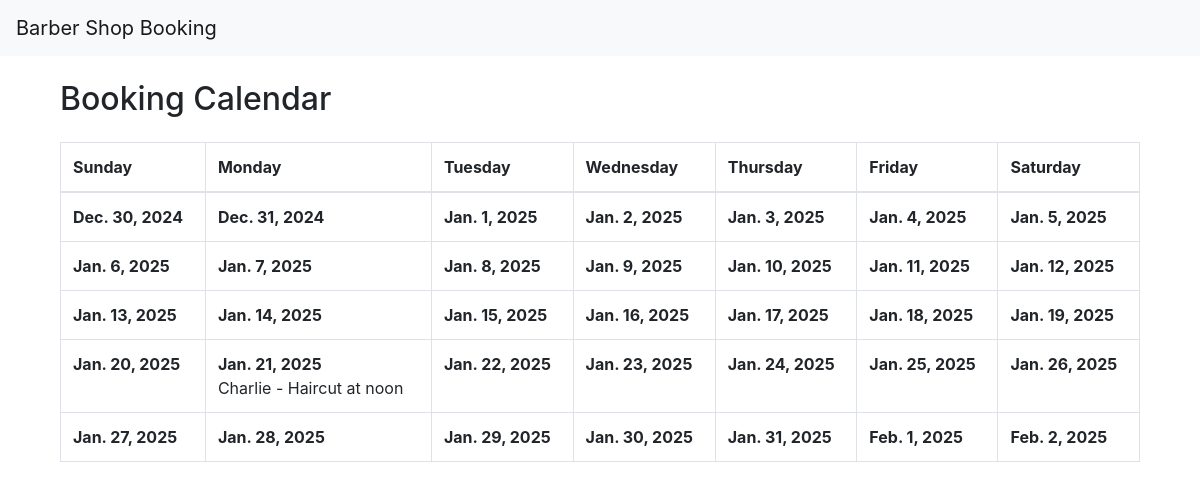
Screenshot of /calendar/ with the database file from the repository.
### bookings/models.py (models this page shows, shortened)
class Booking(models.Model):
    customer_name = models.CharField(max_length=100)
    barber = models.ForeignKey(Barber, on_delete=models.CASCADE)
    service = models.ForeignKey(Service, on_delete=models.CASCADE)
    date = models.DateField()
    time = models.TimeField()

class Service(models.Model):
    name = models.CharField(max_length=100)
    duration = models.DurationField(help_text="Duration of the service (e.g., 00:30:00 for 30 minutes)")
    price = models.DecimalField(max_digits=6, decimal_places=2)

### bookings/views.py (the view)
# urls.py: path('calendar/', views.booking_calendar, name='booking_calendar'),
def booking_calendar(request):
    today = date.today()
    month_calendar = calendar.Calendar().monthdatescalendar(today.year, today.month)
    calendar_data = []
    for week in month_calendar:
        week_data = []
        for day in week:
            day_bookings = Booking.objects.filter(date=day)
            week_data.append({'day': day, 'bookings': day_bookings})
        calendar_data.append(week_data)
    return render(request, 'bookings/booking_calendar.html', {'calendar': calendar_data})

### bookings/templates/bookings/booking_calendar.html
{% extends 'base.html' %}
{% block content %}
  <div class="container mt-4">
    <h2>Booking Calendar</h2>
    <div class="calendar mt-4">
      <table class="table table-bordered">
        <thead>
          <tr>
            <th>Sunday</th>
            <th>Monday</th>
            <th>Tuesday</th>
            <th>Wednesday</th>
            <th>Thursday</th>
            <th>Friday</th>
            <th>Saturday</th>
          </tr>
        </thead>
        <tbody>
          {% for week in calendar %}
            <tr>
              {% for day in week %}
                <td>
                  <div class="day">
                    <strong>{{ day.day }}</strong>
                    {% for booking in day.bookings %}
                      <div class="booking">
                        {{ booking.customer_name }} - {{ booking.service.name }} at {{ booking.time }}
                      </div>
                    {% endfor %}
                  </div>
                </td>
              {% endfor %}
            </tr>
          {% endfor %}
        </tbody>
      </table>
    </div>
  </div>
{% endblock %}

### rows the page displays
Booking: customer_name "Charlie", service.name "Haircut", time "noon"

### other values shown
{{ day.day }} "Dec. 30, 2024" "Dec. 31, 2024" "Jan. 1, 2025" "Jan. 2, 2025" "Jan. 3, 2025" "Jan. 4, 2025" "Jan. 5, 2025" "Jan. 6, 2025" "Jan. 7, 2025" "Jan. 8, 2025" "Jan. 9, 2025" "Jan. 10, 2025" "Jan. 11, 2025" "Jan. 12, 2025" "Jan. 13, 2025" "Jan. 14, 2025" "Jan. 15, 2025" "Jan. 16, 2025" "Jan. 17, 2025" "Jan. 18, 2025" "Jan. 19, 2025" "Jan. 20, 2025" "Jan. 21, 2025" "Jan. 22, 2025" "Jan. 23, 2025" "Jan. 24, 2025" "Jan. 25, 2025" "Jan. 26, 2025" "Jan. 27, 2025" "Jan. 28, 2025" "Jan. 29, 2025" "Jan. 30, 2025" "Jan. 31, 2025" "Feb. 1, 2025" "Feb. 2, 2025"
